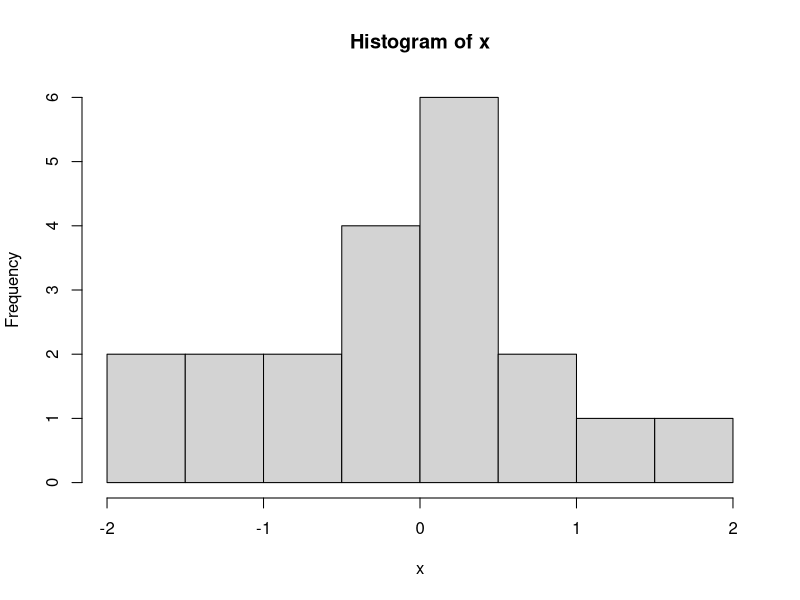
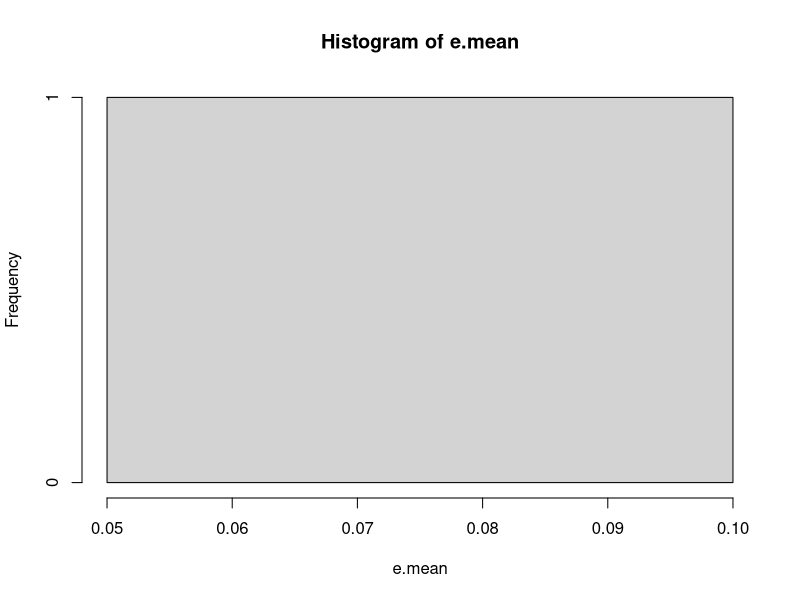

These figures' R source, in order: (Note: this script raises an error after producing the figures.)
#zad. 1 Wygenerować próbę 20 elementową z rozkładu normalnego
x = rnorm(20)
hist(x)

#zad. 2 Wyznaczyć estymator średniej korzystając z metody bootstrap oraz jackknife
#metoda bootstrap
boot <- lapply(1:1, function(i) sample(x, replace = T)) 
      #lapply przechodzi przez zestaw danych, takich jak lista lub wektor, i wywołując określoną funkcję dla każdego elementu
      #w tym wypadku tą funkcją jest sample, która losowo zmienia kolejność elementów
      #1:4 oznacza ilość prób bootstrapowych

e.mean <- sapply(boot, mean) #oblicza średnia dla każdej z próby bootstrapowej
e.mean
hist(e.mean) #wyświetlanie histogramu rozkładu median

jackknife <- function(X, ES) { #X - wektor danych, ES- funkcja estymująca (np. mean)
  n <- length(X)
  ests <- numeric(n)
  for (i in 1:n)
    ests[i] <- ES(X[-i])
    return (ests)}

#zad. 3 Oszacuj błąd standardowy i obciążenia dla estymatora średniej.
standard.error <- function(x) { #błąd std.
  sd(x)/sqrt(length(x))
}

S2var <- function(X){ #wariancja
  m <- mean(X)
  sum((x-m)^2)/(length(X))
}

bootstrap <- function(X, n){ #X- wektor danych, n- liczba powtórzeń bootstrapowych
  mi <- mean(X)
  boot <- lapply(1:n, function(i) sample(X, replace = T))
  e.mean <- sapply(boot, mean)
  se <- standard.error(e.mean)
  bias <- mean(e.mean) - mi 
  structure(list("SE"=se, "obciążenie estymatora średniej"=bias, "estymator średniej" = e.mean))
}

jackknife2 <- function(X, ES) { 
  mi <- mean(X) 
  n <- length(X)
  ests <- numeric(n)
  for (i in 1:n)
    ests[i] <- ES(X[-i])
  se = standard.error(ests)
  bias <- mean(ests)- mi
  structure(list("SE" = se, "obciążenie estymatora średniej" = bias, "estymator średniej" = ests))}

bootstrap(x, 20)
jackknife2(x, mean)

#zad. 4 Powtórzyć powyższe postępowanie 100-krotnie. 
#Czy obie metody dają powtarzalne wyniki?
#Czy jakąś metodę można uznać za lepszą?

#powtórzenie 100-krotne
for (i in 1:100){
  x = rnorm(20, 0, 1)
  print(bootstrap(x, 10))
  print(jackknife2(x, mean))
}

#prób 100
x = rnorm(100, 0, 1)
bootstrap(x, 100)
jackknife2(x, mean)


#zad. 5 Wykonaż powyższe punkty dla dwóch innych wybranych rozkłądów prawdopodobieństwa.

#powtórzenie 100-krotne
X2 <- rchisq(20, df = 15)
poisson <- rpois(20, lambda = 3)
for (i in 1:100){
  print(bootstrap(X2, 5))
  print(jackknife_sd(X2, mean))
  print(bootstrap(poisson, 5))
  print(jackknife_sd(poisson, mean))}

#prób 100
X2 <- rchisq(100, df = 15)
poisson <- rpois(100, lambda = 3)
bootstrap(X2, 100)
jackknife_sd(X2, mean)
bootstrap(poisson, 100)
jackknife2(poisson, mean)
